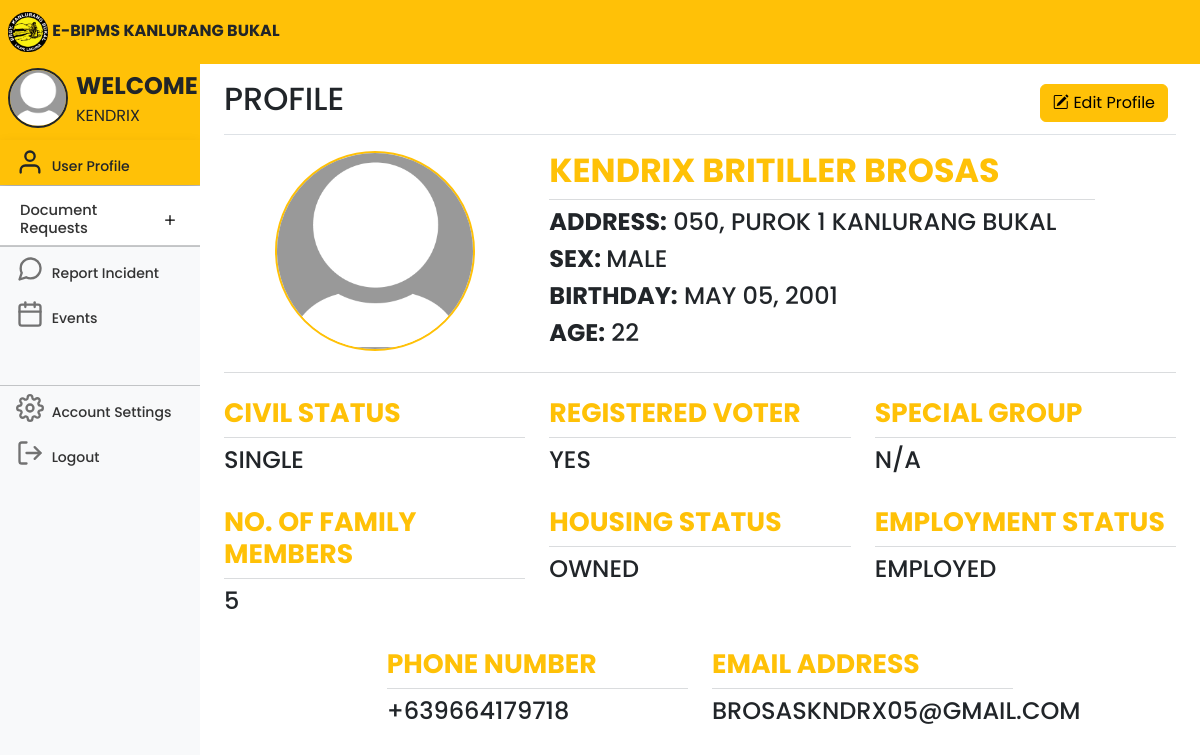
Screenshot of /userhome.php (signed in) with the database file from the repository.
### tables this page shows
CREATE TABLE `users` (
  `id` int(11) NOT NULL,
  `userID` varchar(100) NOT NULL,
  `firstname` varchar(100) NOT NULL,
  `middlename` varchar(100) NOT NULL,
  `lastname` varchar(100) NOT NULL,
  `sex` varchar(100) NOT NULL,
  `birthday` varchar(100) NOT NULL,
  `age` int(11) NOT NULL,
  `house_no` varchar(100) NOT NULL,
  `purok` varchar(100) NOT NULL,
  `civilstatus` varchar(100) NOT NULL,
  `voter` varchar(100) NOT NULL,
  `is_special_group` tinyint(1) NOT NULL,
  `specialgroup` varchar(100) NOT NULL,
  `members` int(11) NOT NULL,
  `housingstatus` varchar(100) NOT NULL,
  `employmentstatus` varchar(100) NOT NULL,
  `yearsliving` varchar(100) NOT NULL,
  `phonenumber` varchar(15) NOT NULL,
  `email` varchar(100) NOT NULL,
  `username` varchar(100) NOT NULL,
  `password` varchar(100) NOT NULL,
  `profile_picture` varchar(255) NOT NULL,
  `proof` varchar(255) NOT NULL,
  `status` text NOT NULL,
  `isEditable` tinyint(2) NOT NULL,
  `last_username_change` datetime NOT NULL DEFAULT current_timestamp(),
  `last_password_change` datetime NOT NULL DEFAULT current_timestamp()
);

### userhome.php (the view, shortened to what this page needs)
<!DOCTYPE html>
<html lang="en">
<head>
	<link rel="stylesheet" href="https://cdn.jsdelivr.net/npm/bootstrap-icons@1.7.2/font/bootstrap-icons.css">
	<link href="css/bootstrap.min.css" rel="stylesheet">
	<link rel="stylesheet" href="css/style.css">
	<link href="dashboard.css" rel="stylesheet">
</head>
<body>
	<header class="navbar navbar-light sticky-top bg-warning flex-md-nowrap p-0">
		<a class="navbar-brand px-2 fs-6 text-dark">
			<img src="kanlurangbukal.png" width="40">
			<b>E-BIPMS KANLURANG BUKAL</b></a>
	</header>
	<?php
	include 'conn.php';
	$id = $_SESSION['id'];
	$query = mysqli_query($conn, "SELECT * FROM users where id='$id'") or die(mysqli_error());
	$row = mysqli_fetch_array($query);
	if ($row['profile_picture']) {
		$profile_picture = $row['profile_picture'];
	} else {
		$profile_picture = 'default-profile-pic.jpg';
	}
	?>
	<div class="container-fluid">
		<div class="row">
			<nav id="sidebarMenu" class="col-md-3 col-lg-2 d-md-block bg-warning sidebar collapse">
				<div class="position-sticky pt-0 mt-2 sidebar-sticky bg-light">
					<ul class="nav flex-column">
						<a class="navbar-brand px-2 fs-6 bg-warning">
							<img class="float-start rounded-circle border border-2 border-dark"
								src="<?php echo $profile_picture; ?>" width="60">
							<span class="fs-4 px-2 text-dark"><b>WELCOME</b></span>
							<br>
							<span class="fs-6 px-2 text-dark" style="text-transform: uppercase;">
								<?php echo $_SESSION['name']; ?>
							</span>
						</a>
						<li class="nav-item fs-7">
							<a class="nav-link bg-warning active shadow text-dark">
								<span data-feather="user" class="align-text-bottom feather-48"></span>
								User Profile
							</a>
						</li>
						<li class="nav-item fs-7">
							<div class="accordion accordion-flush" id="accordionFlushExample">
								<div class="accordion-item">
									<h2 class="accordion-header fs-7 bg-light">
										<button class="accordion-button collapsed fs-7 pt-3 pb-2 nav-link"
											style="font-size:11pt;" type="button" data-bs-toggle="collapse"
											data-bs-target="#flush-collapseOne" aria-expanded="false"
											aria-controls="flush-collapseOne">
											Document Requests
										</button>
									</h2>
									<hr class="mt-0 mb-0">
								</div>
						</li>
						<hr class="mt-0 mb-0">
						<li class="nav-item fs-7">
							<a class="nav-link" href="reportincident">
								<span data-feather="message-circle" class="align-text-bottom feather-48"></span>
								Report Incident
							</a>
						</li>
						<li class="nav-item fs-7">
							<a class="nav-link" href="userevents" id="resetEvent">
								<span data-feather="calendar" class="align-text-bottom feather-48"></span>
								Events
							</a>
						</li>
						<hr class="mt-5 mb-0">
						<li class="nav-item fs-7">
							<a class="nav-link" href="useraccount.php">
								<span data-feather="settings" class="align-text-bottom feather-48"></span>
								Account Settings
							</a>
						</li>
						<li class="nav-item fs-7">
							<a class="nav-link" href="userlogout.php">
								<span data-feather="log-out" class="align-text-bottom feather-48"></span>
								Logout
							</a>
						</li>
					</ul>
				</div>
			</nav>
			<main class="col-md-9 ms-sm-auto col-lg-10 px-md-4">
				<div
					class="d-flex justify-content-between flex-wrap flex-md-nowrap align-items-center pt-3 pb-2 mb-3 border-bottom">
					<?php
					include 'conn.php';
					$id = $_SESSION['id'];
					$query = mysqli_query($conn, "SELECT * FROM users where id='$id'") or die(mysqli_error());
					$row = mysqli_fetch_array($query);
					$uid = $row['id'];
					$hash = hash('sha256', $uid);
					?>
					<h1 style="text-transform: uppercase;" class="h2">Profile</h1>
					<div class="btn-toolbar mb-2 mb-md-0">
						<div class="btn-group me-2">
							<a href="edituserprofile.php?id=<?php echo $hash; ?>" class="btn btn-md btn-warning"><i
									class="bi bi-pencil-square"> </i>Edit Profile</a>
						</div>
					</div>
				</div>
				<?php
				include 'conn.php';
				$id = $_SESSION['id'];
				$query = mysqli_query($conn, "SELECT * FROM users where id='$id'") or die(mysqli_error());
				$row = mysqli_fetch_array($query);
				if ($row['profile_picture']) {
					$profile_picture = $row['profile_picture'];
				} else {
					$profile_picture = 'default-profile-pic.jpg';
				}
				?>
				<div class="row">
					<div class="col-lg-4">
						<div class="text-center mb-3">
							<img class="rounded-circle border border-2 border-warning"
								src="<?php echo $profile_picture ?>" width="200">
						</div>
					</div>
					<div class="col-lg-7">
						<div class="d-flex flex-wrap row g-4 mb-3 gx-1 text-lg-start text-center">
							<h1 class="text-warning" style="text-transform: uppercase; font-size: 25pt;"><b>
									<?php echo $row['firstname'] . ' ' . $row['middlename'] . ' ' . $row['lastname']; ?>
								</b>
								<hr class="mt-2 mb-0 text-secondary">
							</h1>
							<h4 class="mt-0" style="text-transform: uppercase;"><b>ADDRESS:</b>
								<?php echo $row['house_no'] . ', ' . $row['purok'] . ' ' . 'KANLURANG BUKAL'; ?>
							</h4>
							<h4 class="mt-0" style="text-transform: uppercase;"><b>Sex: </b>
								<?php echo $row['sex']; ?>
							</h4>
							<h4 class="mt-0" style="text-transform: uppercase;"><b>BIRTHDAY:</b>
								<?php
								$newDate = date("F d, Y", strtotime($row['birthday']));
								echo $newDate; ?>
							</h4>
							<h4 class="mt-0" style="text-transform: uppercase;"><b>AGE:</b>
								<?php echo $row['age']; ?>
							</h4>
						</div>
					</div>
				</div>
				<hr class="mt-0 mb-0 text-secondary">
				<div class="row mt-4">
					<div class="col-lg-4">
						<div class="d-flex flex-wrap row g-4 mb-3 gx-1 text-lg-start text-center">
							<h1 class="text-warning" style="text-transform: uppercase; font-size: 20pt;"><b>
									Civil Status
								</b>
								<hr class="mt-2 mb-0 text-secondary">
							</h1>
							<h4 class="mt-0" style="text-transform: uppercase;">
								<?php echo $row['civilstatus']; ?>
							</h4>
						</div>
					</div>
					<div class="col-lg-4">
						<div class="d-flex flex-wrap row g-4 mb-3 gx-1 text-lg-start text-center">
							<h1 class="text-warning" style="text-transform: uppercase; font-size: 20pt;"><b>
									Registered Voter
								</b>
								<hr class="mt-2 mb-0 text-secondary">
							</h1>
							<h4 class="mt-0" style="text-transform: uppercase;">
								<?php echo $row['voter']; ?>
							</h4>
						</div>
					</div>
					<div class="col-lg-4">
						<div class="d-flex flex-wrap row g-4 mb-3 gx-1 text-lg-start text-center">
							<h1 class="text-warning" style="text-transform: uppercase; font-size: 20pt;"><b>
									Special Group
								</b>
								<hr class="mt-2 mb-0 text-secondary">
							</h1>
							<h4 class="mt-0" style="text-transform: uppercase;">
								<?php
								if (!empty($row['specialgroup'])) {
									echo $row['specialgroup'];
								} else {
									echo "N/A";
								}
								?>
							</h4>
						</div>
					</div>
				</div>
				<div class="row mt-2">
					<div class="col-lg-4">
						<div class="d-flex flex-wrap row g-4 mb-3 gx-1 text-lg-start text-center">
							<h1 class="text-warning" style="text-transform: uppercase; font-size: 20pt;"><b>
									No. of Family Members
								</b>
								<hr class="mt-2 mb-0 text-secondary">
							</h1>
							<h4 class="mt-0" style="text-transform: uppercase;">
								<?php echo $row['members']; ?>
							</h4>
						</div>
					</div>
					<div class="col-lg-4">
						<div class="d-flex flex-wrap row g-4 mb-3 gx-1 text-lg-start text-center">
							<h1 class="text-warning" style="text-transform: uppercase; font-size: 20pt;"><b>
									Housing Status
								</b>
								<hr class="mt-2 mb-0 text-secondary">
							</h1>
							<h4 class="mt-0" style="text-transform: uppercase;">
								<?php echo $row['housingstatus']; ?>
							</h4>
						</div>
					</div>
					<div class="col-lg-4">
						<div class="d-flex flex-wrap row g-4 mb-3 gx-1 text-lg-start text-center">
							<h1 class="text-warning" style="text-transform: uppercase; font-size: 20pt;"><b>
									Employment Status
								</b>
								<hr class="mt-2 mb-0 text-secondary">
							</h1>
							<h4 class="mt-0" style="text-transform: uppercase;">
								<?php echo $row['employmentstatus']; ?>
							</h4>
						</div>
					</div>
				</div>
				<div class="row mt-2 justify-content-center">
					<div class="col-lg-4">
						<div
							class="d-flex flex-wrap row g-4 mb-3 gx-1 text-lg-start text-center justify-content-center">
							<h1 class="text-warning" style="text-transform: uppercase; font-size: 20pt;"><b>
									Phone Number
								</b>
								<hr class="mt-2 mb-0 text-secondary">
							</h1>
							<h4 class="mt-0" style="text-transform: uppercase;">
								<?php echo $row['phonenumber']; ?>
							</h4>
						</div>
					</div>
					<div class="col-lg-4">
						<div
							class="d-flex flex-wrap row g-4 mb-3 gx-1 text-lg-start text-center justify-content-center">
							<h1 class="text-warning" style="text-transform: uppercase; font-size: 20pt;"><b>
									Email Address
								</b>
								<hr class="mt-2 mb-0 text-secondary">
							</h1>
							<h4 class="mt-0" style="text-transform: uppercase;">
								<?php echo $row['email']; ?>
							</h4>
						</div>
					</div>
				</div>
			</main>
		</div>
	</div>
</body>
</html>

### css/style.css (style rules this page uses)
* { margin: 0; padding: 0; font-size: 10; font-family: 'Poppins', sans-serif; scroll-behavior: smooth; }

### dashboard.css (style rules this page uses)
body { font-size: .875rem; }
.feather { width: 16px; height: 16px; }
.sidebar { position: fixed; top: 0; bottom: 0; left: 0; z-index: 100; padding: 48px 0 0; box-shadow: inset -1px 0 0 rgba(0, 0, 0, .1); }
.sidebar-sticky { height: calc(100vh - 48px); overflow-x: hidden; overflow-y: auto; }
.sidebar .nav-link { font-weight: 500; color: #333; }
.sidebar .nav-link .feather { margin-right: 4px; color: #727272; }
.sidebar .nav-link.active { color: #2470dc; }
.sidebar .nav-link:hover .feather, .sidebar .nav-link.active .feather { color: inherit; }
.navbar-brand { padding-top: .75rem; padding-bottom: .75rem; }
.feather-48 { width: 28px; height: 28px; }

### userhome.php (style rules this page uses)
.accordion { --bs-accordion-active-bg: #ffc107; --bs-accordion-active-color: #212529; --bs-accordion-btn-focus-box-shadow: none; }
.accordion-button::after { transition: all 0.5s; }

### rows the page displays
users: firstname "KENDRIX", middlename "BRITILLER", lastname "BROSAS", house_no "050", purok "PUROK 1", sex "MALE", birthday "MAY 05, 2001", age "22", civilstatus "SINGLE", voter "YES", members "5", housingstatus "OWNED", employmentstatus "EMPLOYED", phonenumber "+639664179718", email "BROSASKNDRX05@GMAIL.COM"

### other values shown
$_SESSION['name'] "KENDRIX"
